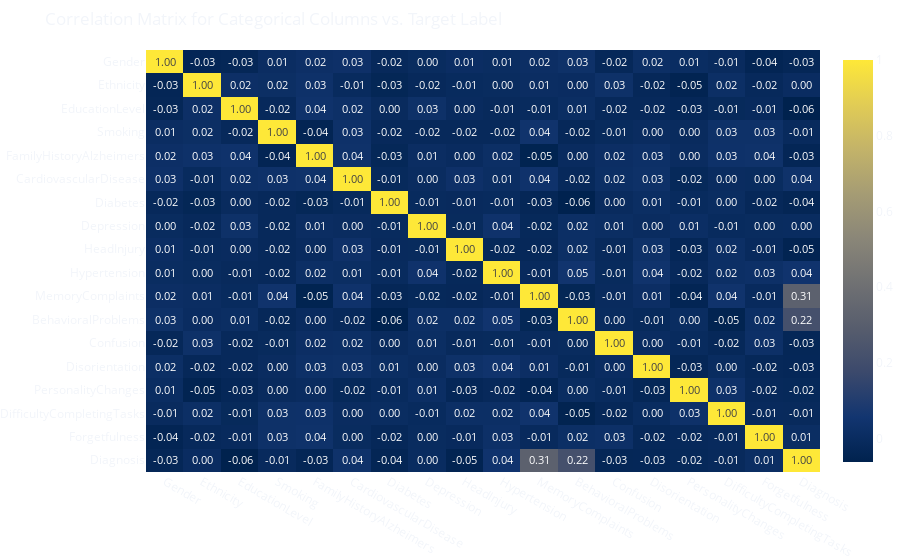

Write notebook code for a chart like this one.
### Markdown cell above
##### 4.4.4 Correlations Between Categorical Variables and Target Label

### Code cell
categorical_columns = [column for column in alz_dis_df_train.columns if set(alz_dis_df_train[column].unique()) <= {0,1,2,3}]

category_df = alz_dis_df_train[categorical_columns]

cat_corr = category_df.corr()

htmp = plotly.express.imshow(
    cat_corr,
    aspect="auto",
    title="Correlation Matrix for Categorical Columns vs. Target Label",
    text_auto=".2f",
    color_continuous_scale="cividis"
)

htmp.update_layout(
    plot_bgcolor="rgba(0,0,0,0)",
    paper_bgcolor="rgba(0,0,0,0)",
    margin={"l":0,"r":0,"t":50,"b":0},
    height=600,
    template="plotly_dark",
    hovermode="closest"
    )

htmp.show()

### Figure 1 — Plotly figure (JSON) as saved in the notebook; plotly's stock layout.template omitted (floating-point values rounded to 4 significant figures; data arrays with more than 128 entries replaced by an {"elided": "..."} marker saying what was removed)
{"data": [{"coloraxis": "coloraxis", "hovertemplate": "x: %{x}<br>y: %{y}<br>color: %{z}<extra></extra>", "name": "0", "texttemplate": "%{z:.2f}", "type": "heatmap", "x": ["Gender", "Ethnicity", "EducationLevel", "Smoking", "FamilyHistoryAlzheimers", "CardiovascularDisease", "Diabetes", "Depression", "HeadInjury", "Hypertension", "MemoryComplaints", "BehavioralProblems", "Confusion", "Disorientation", "PersonalityChanges", "DifficultyCompletingTasks", "Forgetfulness", "Diagnosis"], "xaxis": "x", "y": ["Gender", "Ethnicity", "EducationLevel", "Smoking", "FamilyHistoryAlzheimers", "CardiovascularDisease", "Diabetes", "Depression", "HeadInjury", "Hypertension", "MemoryComplaints", "BehavioralProblems", "Confusion", "Disorientation", "PersonalityChanges", "DifficultyCompletingTasks", "Forgetfulness", "Diagnosis"], "yaxis": "y", "z": {"elided": "18x18 float values"}}], "layout": {"autosize": true, "coloraxis": {"colorscale": [[0, "#00224e"], [0.1111, "#123570"], [0.2222, "#3b496c"], [0.3333, "#575d6d"], [0.4444, "#707173"], [0.5556, "#8a8678"], [0.6667, "#a59c74"], [0.7778, "#c3b369"], [0.8889, "#e1cc55"], [1, "#fee838"]]}, "hovermode": "closest", "margin": {"b": 0, "l": 0, "r": 0, "t": 50}, "paper_bgcolor": "rgba(0, 0, 0, 0)", "plot_bgcolor": "rgba(0, 0, 0, 0)", "title": {"text": "Correlation Matrix for Categorical Columns vs. Target Label"}, "xaxis": {"anchor": "y", "autorange": true, "domain": [0, 1], "range": [-0.5, 17.5], "type": "category"}, "yaxis": {"anchor": "x", "autorange": true, "domain": [0, 1], "range": [17.5, -0.5], "type": "category"}}}
